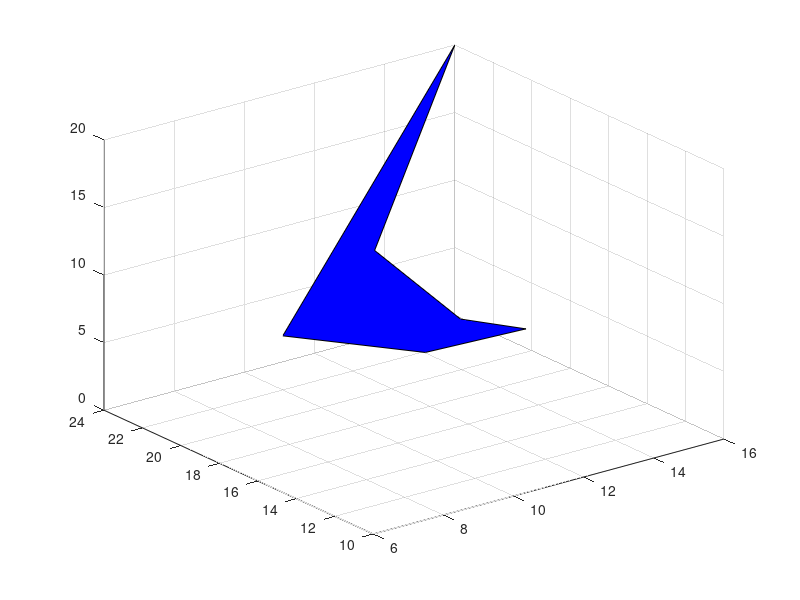

The MATLAB source for this figure: (Note: this script raises an error after producing the figure.)
function Display100
X = [16,10,7,12,7,16,14,15,13,16,24,22,24,7,18,14,24,24,5,24,5,9,15,12,19,7,15,3,6,11,23,21,23,19,23,19,18,20,23,20,4,2,7,3,14,9,9,18,18,16,5,17,5,14,18,18,18,16,19,18,18,18,16,14,17,2,14,2,1,17]
Y = [24,22,16,13,11,15,16,11,15,14,23,11,24,0,21,3,23,17,2,23,4,2,2,5,6,4,3,4,7,9,0,0,0,3,11,6,1,4,3,4,3,6,2,4,1,0,0,2,2,0,0,0,0,1,2,2,2,0,9,2,14,14,16,1,15,7,0,7,9,0]

Z = [20,4,16,9,1,9,12,6,5,11,10,0,0,0,5,1,4,2,4,4,18,18,23,11,10,15,17,15,19,24,14,19,7,16,19,10,13,11,17,21,14,17,15,14,3,15,15,12,12,0,17,14,17,3,12,12,12,15,10,12,10,10,12,3,12,17,2,17,8,14]
c=zeros(70, 3)
for j=1:10,
    c(j, 1) = 0;
    c(j, 2) = 0;
    c(j, 3) = 1;
end
for j=11:20,
   c(j, 1) = 1;
  c(j, 2) = 0;
    c(j, 3) = 0;
end
for j=21:30,
    c(j, 1) = 0;
    c(j, 2) = 1;
    c(j, 3) = 0;
end
for j=31:40,
    c(j, 1) = 0;
    c(j, 2) = 0;
    c(j, 3) = 0;
end
for j=41:70,
    c(j, 1) = 1;
    c(j, 2) = 0;
    c(j, 3) = 1;
end
pointX0 = [7,10,7,7,16,10,12,16,7,12,7,7,12,7,10]

pointY0 = [16,22,11,16,24,22,13,24,16,13,16,11,13,11,22]

pointZ0 = [16,4,1,16,20,4,9,20,16,9,16,1,9,1,4]

pointX1 = [22,7,24,22,24,7,22,24,24,18,24,24,18,24,7]

pointY1 = [11,0,24,11,23,0,11,24,23,21,23,24,21,24,0]

pointZ1 = [0,0,0,0,10,0,0,0,10,5,10,0,5,0,0]

pointX2 = [19,5,15,9,15,5,9,19,15,12,19,9,12,9,5]

pointY2 = [6,4,2,2,2,4,2,6,2,5,6,2,5,2,4]

pointZ2 = [10,18,23,18,23,18,18,10,23,11,10,18,11,18,18]

pointX3 = [19,23,21,19,23,23,19,21,23,23,23,21,23,21,23]

pointY3 = [3,0,0,3,11,0,3,0,11,0,11,0,0,0,0]

pointZ3 = [16,7,19,16,19,7,16,19,19,14,19,19,14,19,7]

figure
grid on
hold on
fill3( pointX0, pointY0, pointZ0, 'b')
alpha(0.3)
hold on
fill3(pointX1, pointY1, pointZ1, 'r')
alpha(0.3)
hold on
fill3(pointX2, pointY2, pointZ2, 'g')
alpha(0.3)
hold on
fill3(pointX3, pointY3, pointZ3, 'black')
alpha(0.3)
h = scatter3(X,Y,Z, 70, c);
end
